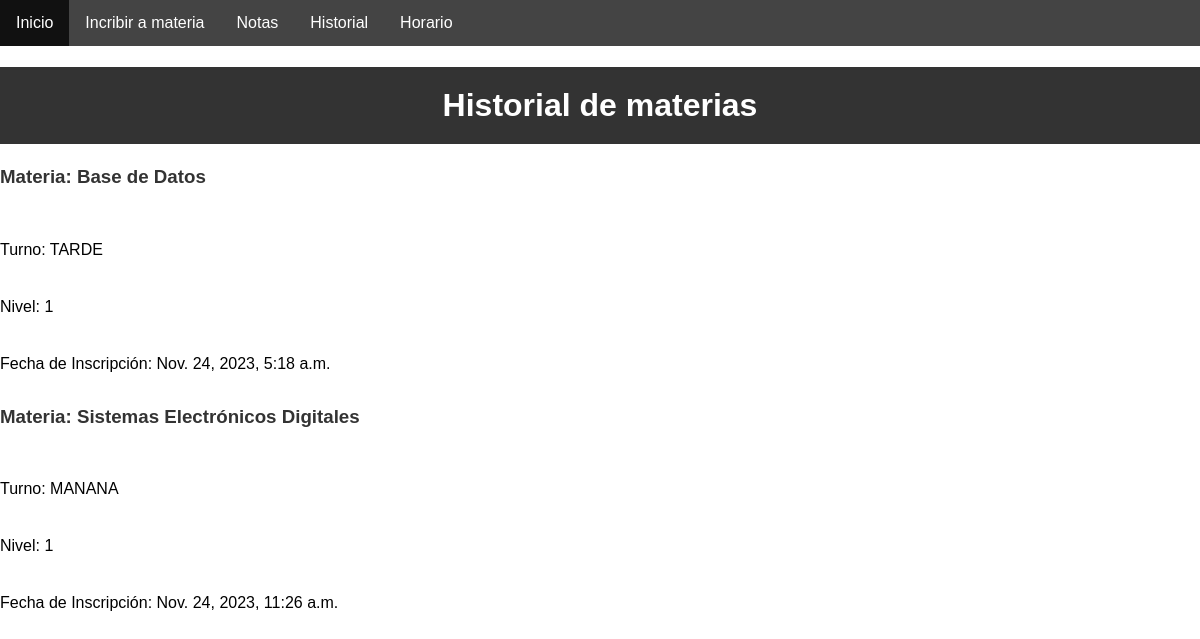
The page /historial/ (signed in) on the database as committed earlier.
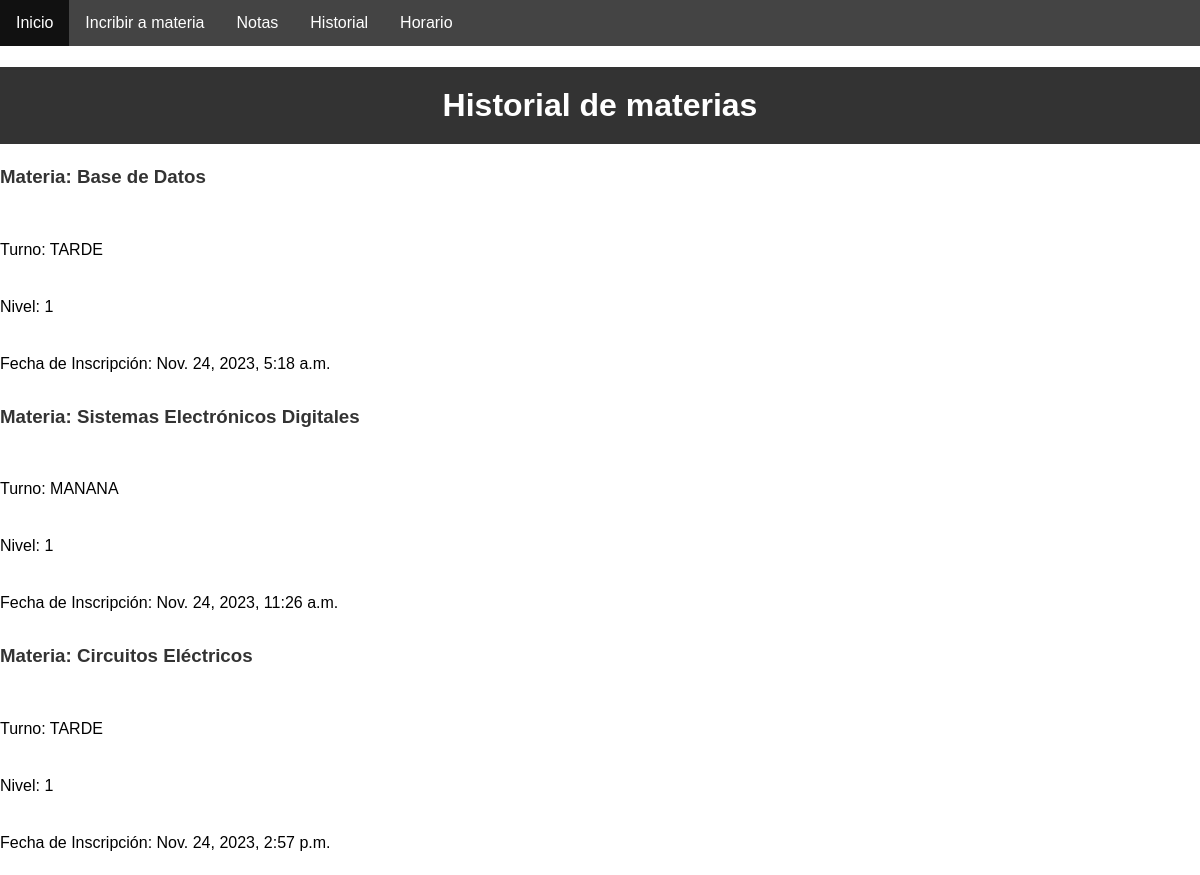
The same page on the database as committed later.
### UTN/models.py (models this page shows, shortened)
class Inscripcion(models.Model):
    usuario = models.ForeignKey(Usuario, on_delete=models.CASCADE, default='')
    curso = models.ForeignKey(Curso, on_delete=models.CASCADE)
    carrera = models.ForeignKey(Carrera, on_delete=models.CASCADE)
    condicionFinal = models.ForeignKey(CondicionFinal, on_delete=models.CASCADE)
    fechaInicio = models.DateTimeField()
    fechaFinal = models.DateTimeField(null=True)

class Curso(models.Model):
    nombreCurso = models.CharField(max_length=255)
    turno = models.ForeignKey(Turno, on_delete=models.CASCADE)
    nivel = models.IntegerField()
    materia = models.ForeignKey(Materia, on_delete=models.CASCADE, default='')
    listaHorarios = models.CharField(max_length=255)

class Materia(models.Model):
    nombre = models.CharField(max_length=255)
    siglas = models.CharField(max_length=10)
    carrera = models.ForeignKey(Carrera, on_delete=models.CASCADE)
    materia_correlativa = models.OneToOneField('self', null=True, blank=True, on_delete=models.SET_NULL)
    def __str__(self):
        return self.nombre

class Turno(models.Model):
    nombre = models.CharField(max_length=255)
    descripcion = models.TextField()
    def __str__(self):
        return self.nombre

### UTN/views.py (the view)
# urls.py: path('historial/', views.historial),
def historial(request):
    if request.method == 'GET':
        print(request.user)
        inscripciones = Inscripcion.objects.filter(usuario = request.user).order_by('fechaInicio')
        return render(request, 'historial.html', {'inscripciones' : inscripciones})
    else:
        return render(request, 'historial.html')

### UTN/templates/historial.html (shortened to what this page needs)
{% extends 'base2.html' %}
{% block content %}
    <link rel="stylesheet" type="text/css" href="../static/css/histrial.css">
    <h1>Historial de materias</h1>
    {% for i in inscripciones %}
        <h3>Materia: {{i.curso.materia}}</h3><br>
        <p>Turno: {{i.curso.turno}}</p><br>
        <p>Nivel: {{i.curso.nivel}}</p><br>
        <p>Fecha de Inscripción: {{i.fechaInicio}}</p><br>
    {% endfor %}
{% endblock %}

Rows that differ between the two databases and show on the page:
added Inscripcion: curso.materia "Circuitos Eléctricos", curso.turno "TARDE", curso.nivel "1", fechaInicio "Nov. 24, 2023, 2:57 p.m."
